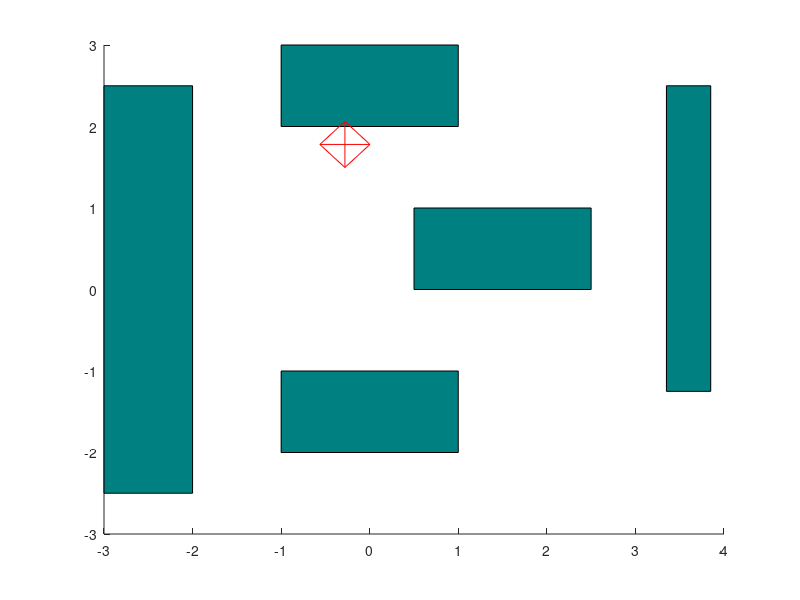

Source code (MATLAB):
% obstacles
rectangle('Position', [0.5 0 2 1], 'FaceColor',[0 .5 .5]);
rectangle('Position', [-1 2 2 1], 'FaceColor',[0 .5 .5]);
rectangle('Position', [-1 -2 2 1], 'FaceColor',[0 .5 .5]);
rectangle('Position', [-3 -2.5 1 5], 'FaceColor',[0 .5 .5]);
rectangle('Position', [3.35 -1.25 0.5 3.75], 'FaceColor',[0 .5 .5]);
hold on
% robot
p1 = [-0.28 1.49716];
p2 = [-0.562843 1.78];
p3 = [0.00284271 1.78];
p4 = [-0.28 2.06284];
plot([p1(1) p2(1)], [p1(2) p2(2)], 'Color', [1 0 0]);
plot([p1(1) p3(1)], [p1(2) p3(2)], 'Color', [1 0 0]);
plot([p1(1) p4(1)], [p1(2) p4(2)], 'Color', [1 0 0]);
plot([p2(1) p3(1)], [p2(2) p3(2)], 'Color', [1 0 0]);
plot([p2(1) p4(1)], [p2(2) p4(2)], 'Color', [1 0 0]);
plot([p3(1) p4(1)], [p3(2) p4(2)], 'Color', [1 0 0]);
hold off